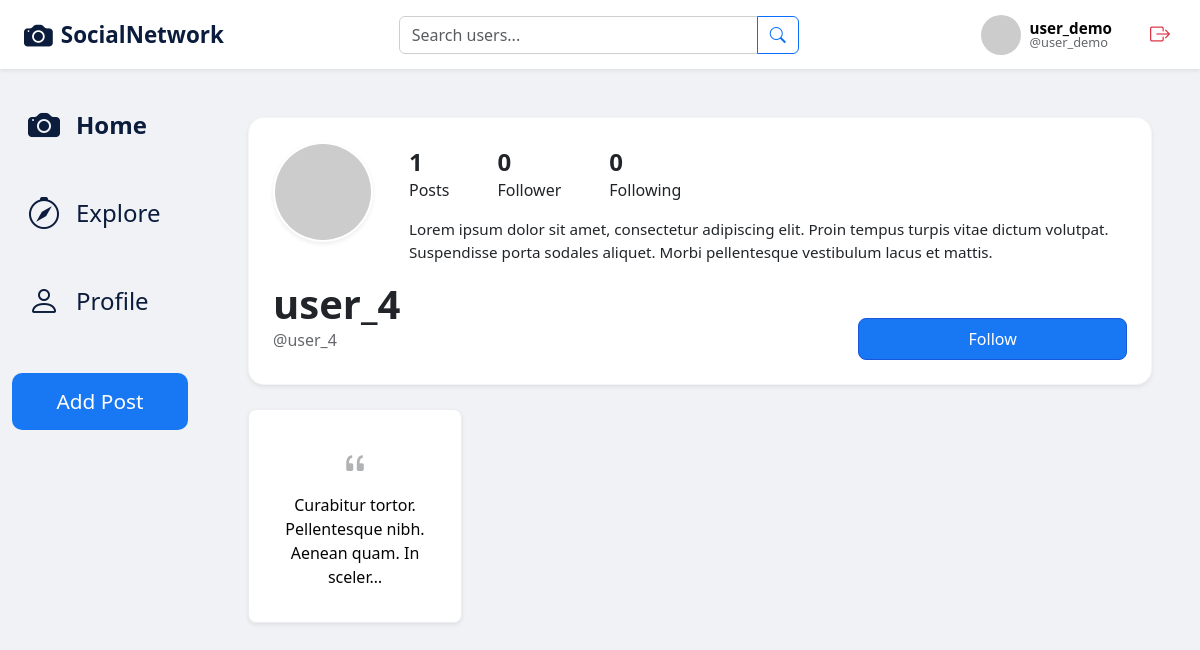
/users/profile/user_4/ (signed in), run on the app's committed database.
### users/models.py (models this page shows)
class User(AbstractUser):
    bio = models.TextField(max_length=500, blank=True, null=True, verbose_name="biography")
    is_private = models.BooleanField(default=False, verbose_name="Private profile")
    class Meta:
        permissions = (("can_delete_post", "Can delete a post"),
                       ("can_delete_comment", "Can delete a comment"),
                       ("can_ban_user", "Can ban a user"),)

### posts/models.py (models this page shows, shortened)
class Post(models.Model):
    author = models.ForeignKey(User, on_delete=models.CASCADE, related_name='posts')
    description = models.TextField(max_length=1000)
    created_at = models.DateTimeField(auto_now_add=True)
    likes = models.ManyToManyField(User, related_name='liked_posts', blank=True)
    is_pinned = models.BooleanField(default=False, verbose_name="Pinned")
    class Meta:
        ordering = ['-created_at']

### feed/views.py (the view)
# urls.py: path('profile/', views.profile_view, name='profile'),
@login_required
def profile_view(request, username):
    profile_user = get_object_or_404(User, username=username)
    is_following = False
    follow_request_pending = False
    if request.user != profile_user:
        follow_record = Follow.objects.filter(follower=request.user, following=profile_user).first()
        if follow_record:
            is_following = follow_record.is_accepted
            follow_request_pending = not follow_record.is_accepted
    can_see_posts = True
    if profile_user.is_private and request.user != profile_user and not is_following:
        can_see_posts = False
    pinned_posts = []
    posts = []
    if can_see_posts:
        base_posts = Post.objects.filter(author=profile_user) \
            .select_related('author') \
            .prefetch_related('likes', 'comments') \
            .order_by('-created_at')
        pinned_posts = base_posts.filter(is_pinned=True)
        posts = base_posts.filter(is_pinned=False)
    followers_count = Follow.objects.filter(following=profile_user, is_accepted=True).count()
    following_count = Follow.objects.filter(follower=profile_user, is_accepted=True).count()
    posts_count = Post.objects.filter(author=profile_user).count()
    context = {
        'profile_user': profile_user,
        'posts': posts,
        'pinned_posts': pinned_posts,
        'is_following': is_following,
        'followers_count': followers_count,
        'following_count': following_count,
        'posts_count': posts_count,
        'comment_form': CommentForm(),
        'follow_request_pending': follow_request_pending,
        'can_see_posts': can_see_posts,
    }
    return render(request, 'users/profile.html', context)

### posts/forms.py
class CommentForm(forms.ModelForm):
    class Meta:
        model = Comment
        fields = ['text']
        widgets = {
            'text': forms.TextInput(attrs={
                'class': 'form-control rounded-pill bg-light border-0',
                'placeholder': 'Write your comment...',
                'autocomplete': 'off'
            })
        }
        labels = {
            'text': ''
        }

### templates/users/profile.html (shortened to what this page needs)
{% extends "base.html" %}
{% block content %}
<div class="col-12 col-lg-10 profile-page-wrapper">
    <div class="profile-header">
        <div class="row profile-top-row">
            <div class="col-auto">
                <img src="https://ui-avatars.com/api/?name={{ profile_user.username }}&background=0D8ABC&color=fff&size=150" alt="{{ profile_user.username }}'s profile picture" class="profile-avatar">
            </div>
            <div class="col profile-stats-col">
                <div class="profile-stats-container">
                    <div>
                        <span class="profile-counter">{{ posts_count }}</span>
                        <span>Posts</span>
                    </div>
                    <a href="{% url 'users:followers' profile_user.username %}" class="text-decoration-none text-dark profile-stat-link">
                        <span class="profile-counter">{{ followers_count }}</span>
                        <span>Follower</span>
                    </a>
                    <a href="{% url 'users:following' profile_user.username %}" class="text-decoration-none text-dark profile-stat-link">
                        <span class="profile-counter">{{ following_count }}</span>
                        <span>Following</span>
                    </a>
                </div>
                <div class="profile-bio profile-bio-desktop">
                    {% if not profile_user.is_active %}
                        <p class="bio-line-last text-danger fw-bold"><i class="bi bi-exclamation-triangle-fill"></i> This user was banned.</p>
                    {% elif profile_user.bio %}
                        <p class="bio-line-last">{{ profile_user.bio|linebreaksbr }}</p>
                    {% else %}
                        <p class="bio-line-last text-muted"><em>No bio</em></p>
                    {% endif %}
                </div>
            </div>
        </div>
        <div class="row profile-info-row">
            <div class="col-md-8">
                <h1 class="profile-username">{{ profile_user.username }}</h1>
                <p class="profile-user-handle">@{{ profile_user.username }}</p>
            </div>
            <div class="col-md-4 profile-actions-col">
                {% if request.user == profile_user %}
                    <a href="{% url 'users:edit_profile' %}" class="btn btn-primary btn-edit-profile text-center text-decoration-none">
                        Edit Profile
                    </a>
                {% else %}
                    <form action="{% url 'users:follow' profile_user.username %}" method="POST" class="profile-action-form">
                        {% if is_following %}
                            <button type="submit" class="btn btn-primary btn-edit-profile">Unfollow</button>
                        {% elif follow_request_pending %}
                            <button type="submit" class="btn btn-secondary btn-edit-profile">Requested</button>
                        {% else %}
                            <button type="submit" class="btn btn-primary btn-edit-profile">Follow</button>
                        {% endif %}
                    </form>
                {% endif %}
            </div>
        </div>
    </div>
    {% if not profile_user.is_active %}
    <div class="col-12 profile-empty-state py-5 mt-4 border border-danger rounded bg-light text-danger">
        <i class="bi bi-hammer empty-icon fs-1"></i>
        <h2 class="mt-3 fw-bold">Account Suspended</h2>
        <p class="text-dark">This user was banned for violating our community guidelines.</p>
    </div>
{% elif can_see_posts %}
    <div class="profile-grid">
        <div class="row g-2 g-md-3">
            {% for post in posts %}
                {% include 'sitecontent/small_post.html' with post=post %}
            {% endfor %}
        </div>
    </div>
{% else %}
    <div class="col-12 profile-empty-state py-5 mt-4 border rounded bg-light">
        <i class="bi bi-lock-fill empty-icon fs-1 text-muted"></i>
        <h2 class="mt-3 fw-bold">This account is private</h2>
        <p class="text-muted">Follow this account to see their photos and videos.</p>
    </div>
{% endif %}
</div>
{% endblock %}

### templates/base.html (shortened to what this page needs)
{% load static %}
<!DOCTYPE html>
<html lang="en">
<head>
    <link href="https://cdn.jsdelivr.net/npm/bootstrap@5.3.0/dist/css/bootstrap.min.css" rel="stylesheet">
    <link rel="stylesheet" href="https://cdn.jsdelivr.net/npm/bootstrap-icons@1.11.1/font/bootstrap-icons.css">
    <link href="{% static 'css/style.css' %}" rel="stylesheet">
</head>
<body>
{% if user.is_authenticated %}
    {% block navbar %}
    <nav class="navbar sticky-top shadow-sm main-navbar">
        <a href="{% url 'feed:home' %}" class="navbar-brand brand-link">
            <i class="bi bi-camera-fill brand-icon"></i>
            <span class="brand-text">SocialNetwork</span>
        </a>
        <div class="nav-search-wrapper">
            <form action="{% url 'users:search' %}" method="GET" class="search-form">
                <div class="input-group">
                    <input type="text" name="q" class="form-control search-input" placeholder="Search users..." aria-label="Search" value="{{ request.GET.q }}">
                    <button class="btn btn-outline-primary" type="submit">
                        <i class="bi bi-search"></i>
                    </button>
                </div>
            </form>
        </div>
        <div class="navbar-actions">
            <div class="nav-icon-btn user-menu-wrapper">
                <a href="{% url 'users:profile' request.user.username %}" class="nav-icon-btn">
                    <img src="https://ui-avatars.com/api/?name={{ request.user.username }}&background=0D8ABC&color=fff" class="nav-profile-avatar" alt="Profile">
                </a>
                <a href="{% url 'users:profile' request.user.username %}" class="nav-profile-link">
                    <span class="profile-name">{{ request.user.username }}</span>
                    <span class="profile-handle">@{{ request.user.username|lower }}</span>
                </a>
            </div>
            <form action="{% url 'users:logout' %}" method="post" class="logout-form">
                <button type="submit" class="nav-icon-btn logout-btn" title="Log out">
                    <i class="bi bi-box-arrow-right nav-icon logout-icon"></i>
                </button>
            </form>
        </div>
    </nav>
    {% endblock %}
    <div class="container-fluid">
        <main class="row main-content-row">
            {% block sidebar %}
            <aside class="d-none d-lg-block col-lg-2">
                <div class="side-content">
                    <a href="{% url 'feed:home' %}" class="sidebar-link active">
                        <i class="bi bi-camera-fill"></i>
                        <span>Home</span>
                    </a>
                    <a href="{% url 'feed:explore' %}" class="sidebar-link">
                        <i class="bi bi-compass"></i>
                        <span>Explore</span>
                    </a>
                    <a href="{% url 'users:profile' request.user.username %}" class="sidebar-link">
                        <i class="bi bi-person"></i>
                        <span>Profile</span>
                    </a>
                    <a href="{% url 'posts:create_post' %}" class="btn btn-create-post mt-3">
                        Add Post
                    </a>
                </div>
            </aside>
            {% endblock %}
            {% block content %}
            {% endblock %}
        </main>
    </div>
{% else %}
    {% block authentication %}
    {% endblock %}
{% endif %}
</body>
</html>

### templates/sitecontent/small_post.html (shortened to what this page needs)
<div class="col-6 col-md-3 small-post-col">
    <a href="{% url 'posts:post_detail' post.id %}" class="small-post-link text-decoration-none">
        <div class="profile-grid-text shadow-sm">
            <i class="bi bi-quote small-post-quote-icon"></i>
            <span class="small-post-text-preview">
                {{ post.description|truncatechars:60 }}
            </span>
        </div>
    </a>
</div>

### data on the page
User: user.username "user_demo"
User: bio "Lorem ipsum dolor sit amet, consectetur adipiscing elit. Proin tempus turpis vitae dictum volutpat. Suspendisse porta sodales aliquet. Morbi pellentesque vestibulum lacus et mattis.", username "user_4"
Post: description "Curabitur tortor. Pellentesque nibh. Aenean quam. In sceler…"

### other printed values
{{ posts_count }} "1"
{{ followers_count }} "0"
{{ following_count }} "0"
